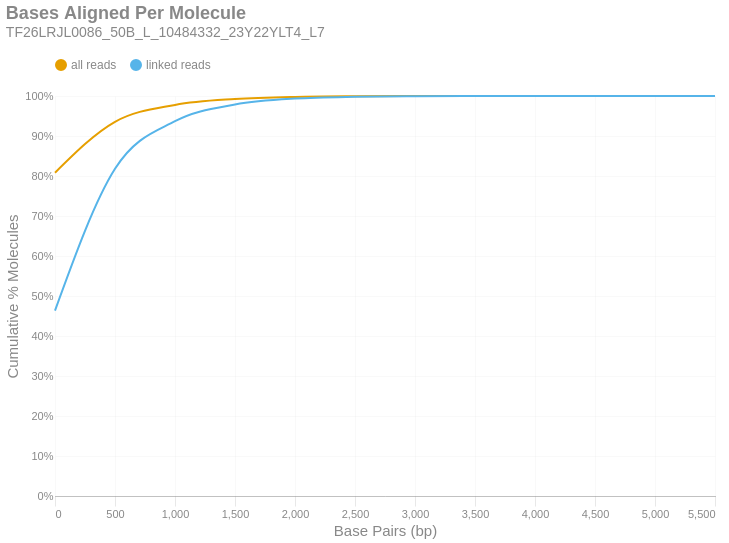

Notebook code for this chart:
### Markdown cell above
### Bases Aligned Per Molecule
This is a cumulative frequency distribution showing the number of base pairs aligned per unique molecule. These data are shown in 500 bp bins. There are two distributions: one with `all reads` (yellow) and another with only `linked reads` (blue). The percent of molecules in the `linked reads` distribution is relative to the total number of linked molecules.

### Code cell
if SKIPLR:
    print_html(f"Skipped")
else:
    binned_df = consolidated_hist(valids['aligned_bp'], mask, 500, True)
    with SafeRender(binned_df):
        (
            density_plot(binned_df, 'Bases Aligned Per Molecule', samplename, 'basesper')
            .encode(
                x=alt.X('bin:Q', title="Base Pairs (bp)").axis(tickMinStep=500).scale(padding=0),
                y=alt.Y('value:Q', title='Cumulative % Molecules')
                    .axis(format='%')
                    .scale(domain = [0,1])
                    .stack(False),
                color=alt.Color("key:N").scale(domain = ["all reads", "linked reads"]),
                tooltip = [
                    alt.Tooltip("key:N", title = "Data Type"),
                    alt.Tooltip("range_label:N", title="Bases Aligned Per Molecule"),
                    alt.Tooltip("value:Q", format = ".2%", title="% Molecules (Cum.)")
                ]
            )
        ).display()

### Figure 1 — Vega-Lite specification as saved in the notebook (floating-point values rounded to 4 significant figures)
{"width": "container", "height": 400, "config": {"title": {"anchor": "start", "dy": -15, "fontSize": 18, "color": "#888888", "subtitleColor": "#888888", "subtitleFontSize": 14}, "arc": {"fill": "#0072B2"}, "axis": {"domainColor": "#888888", "domainWidth": 0.5, "gridWidth": 0.2, "grid": false, "titleFontWeight": 400, "titleFontSize": 15, "labelFontSize": 11, "labelColor": "#888888", "tickColor": "#888888", "tickWidth": 0.2, "titleColor": "#888888"}, "axisBand": {"grid": false}, "axisX": {"grid": true, "tickSize": 10, "domainCap": "round"}, "axisY": {"domain": false, "grid": true, "tickSize": 0, "domainCap": "round"}, "background": "transparent", "header": {"labelFontSize": 15, "labelColor": "#888888", "titleFontSize": 15, "titleFontWeight": 600, "titleColor": "#888888"}, "legend": {"labelFont": "sans-serif", "labelFontSize": 12, "labelColor": "#888888", "symbolSize": 100, "symbolType": "circle", "titleFontSize": 12, "titlePadding": 10, "titleColor": "#888888", "title": null, "orient": "top"}, "range": {"category": ["#E69F00", "#56B4E9", "#009E73", "#F0E442", "#0072B2", "#D55E00", "#CC79A7", "#000000"], "diverging": ["#cfe8f3", "#a2d4ec", "#73bfe2", "#46abdb", "#1696d2", "#12719e"]}, "area": {"fill": "#0072B2", "fillOpacity": 0.7, "line": true, "strokeOpacity": 0.7}, "line": {"color": "#0072B2", "stroke": "#0072B2", "strokeWidth": 2}, "trail": {"color": "#0072B2", "stroke": "#0072B2", "strokeWidth": 0, "size": 1}, "point": {"filled": true, "fillOpacity": 1.0, "size": 95}, "text": {"color": "#888888", "fontSize": 11, "align": "right", "fontWeight": 400, "size": 11}, "bar": {"fill": "#0072B2", "stroke": null}, "view": {"stroke": null, "continuousWidth": 660, "continuousHeight": 400}}, "data": {"name": "data-f4e727cfaec6cf7cbce8316a34390cab"}, "mark": {"type": "line", "interpolate": "monotone", "point": {"opacity": 0, "size": 275}}, "encoding": {"color": {"field": "key", "scale": {"domain": ["all reads", "linked reads"]}, "type": "nominal"}, "tooltip": [{"field": "key", "title": "Data Type", "type": "nominal"}, {"field": "range_label", "title": "Bases Aligned Per Molecule", "type": "nominal"}, {"field": "value", "format": ".2%", "title": "% Molecules (Cum.)", "type": "quantitative"}], "x": {"axis": {"tickMinStep": 500}, "field": "bin", "scale": {"padding": 0}, "title": "Base Pairs (bp)", "type": "quantitative"}, "y": {"axis": {"format": "%"}, "field": "value", "scale": {"domain": [0, 1]}, "stack": false, "title": "Cumulative % Molecules", "type": "quantitative"}}, "params": [{"name": "param_c36ac31b6afebe62", "select": {"type": "point", "fields": ["key"]}, "bind": "legend"}], "title": {"text": "Bases Aligned Per Molecule", "subtitle": "TF26LRJL0086_50B_L_10484332_23Y22YLT4_L7"}, "transform": [{"fold": ["all reads (cumsum)", "linked reads (cumsum)"]}, {"calculate": "replace(datum.key, ' (cumsum)', '')", "as": "key"}, {"filter": {"param": "param_c36ac31b6afebe62"}}], "usermeta": {"embedOptions": {"downloadFileName": "TF26LRJL0086_50B_L_10484332_23Y22YLT4_L7.basesper"}}, "$schema": "https://vega.github.io/schema/vega-lite/v6.4.1.json", "datasets": {"data-f4e727cfaec6cf7cbce8316a34390cab": [{"bin": "0.0", "interval": "0.0-500.0", "all reads": 0.8083, "linked reads": 0.4635, "all reads (cumsum)": 0.8083, "linked reads (cumsum)": 0.4635, "range_label": "0-499"}, {"bin": "500.0", "interval": "500.0-1000.0", "all reads": 0.1272, "linked reads": 0.3544, "all reads (cumsum)": 0.9355, "linked reads (cumsum)": 0.818, "range_label": "500-999"}, {"bin": "1000.0", "interval": "1000.0-1500.0", "all reads": 0.04218, "linked reads": 0.1189, "all reads (cumsum)": 0.9777, "linked reads (cumsum)": 0.9369, "range_label": "1000-1499"}, {"bin": "1500.0", "interval": "1500.0-2000.0", "all reads": 0.01479, "linked reads": 0.04177, "all reads (cumsum)": 0.9925, "linked reads (cumsum)": 0.9787, "range_label": "1500-1999"}, {"bin": "2000.0", "interval": "2000.0-2500.0", "all reads": 0.005245, "linked reads": 0.01481, "all reads (cumsum)": 0.9977, "linked reads (cumsum)": 0.9935, "range_label": "2000-2499"}, {"bin": "2500.0", "interval": "2500.0-3000.0", "all reads": 0.001565, "linked reads": 0.00442, "all reads (cumsum)": 0.9993, "linked reads (cumsum)": 0.9979, "range_label": "2500-2999"}, {"bin": "3000.0", "interval": "3000.0-3500.0", "all reads": 0.0004999, "linked reads": 0.001412, "all reads (cumsum)": 0.9998, "linked reads (cumsum)": 0.9993, "range_label": "3000-3499"}, {"bin": "3500.0", "interval": "3500.0-4000.0", "all reads": 0.0001566, "linked reads": 0.0004423, "all reads (cumsum)": 0.9999, "linked reads (cumsum)": 0.9998, "range_label": "3500-3999"}, {"bin": "4000.0", "interval": "4000.0-4500.0", "all reads": 5.758e-05, "linked reads": 0.0001626, "all reads (cumsum)": 1.0, "linked reads (cumsum)": 0.9999, "range_label": "4000-4499"}, {"bin": "4500.0", "interval": "4500.0-5000.0", "all reads": 1.345e-05, "linked reads": 3.8e-05, "all reads (cumsum)": 1.0, "linked reads (cumsum)": 1.0, "range_label": "4500-4999"}, {"bin": "5000.0", "interval": "5000.0-5500.0", "all reads": 4.305e-06, "linked reads": 1.216e-05, "all reads (cumsum)": 1.0, "linked reads (cumsum)": 1.0, "range_label": "5000-5499"}, {"bin": "5500.0", "interval": "5500.0-6000.0", "all reads": 2.691e-06, "linked reads": 7.599e-06, "all reads (cumsum)": 1.0, "linked reads (cumsum)": 1.0, "range_label": "5500-5999"}]}}
